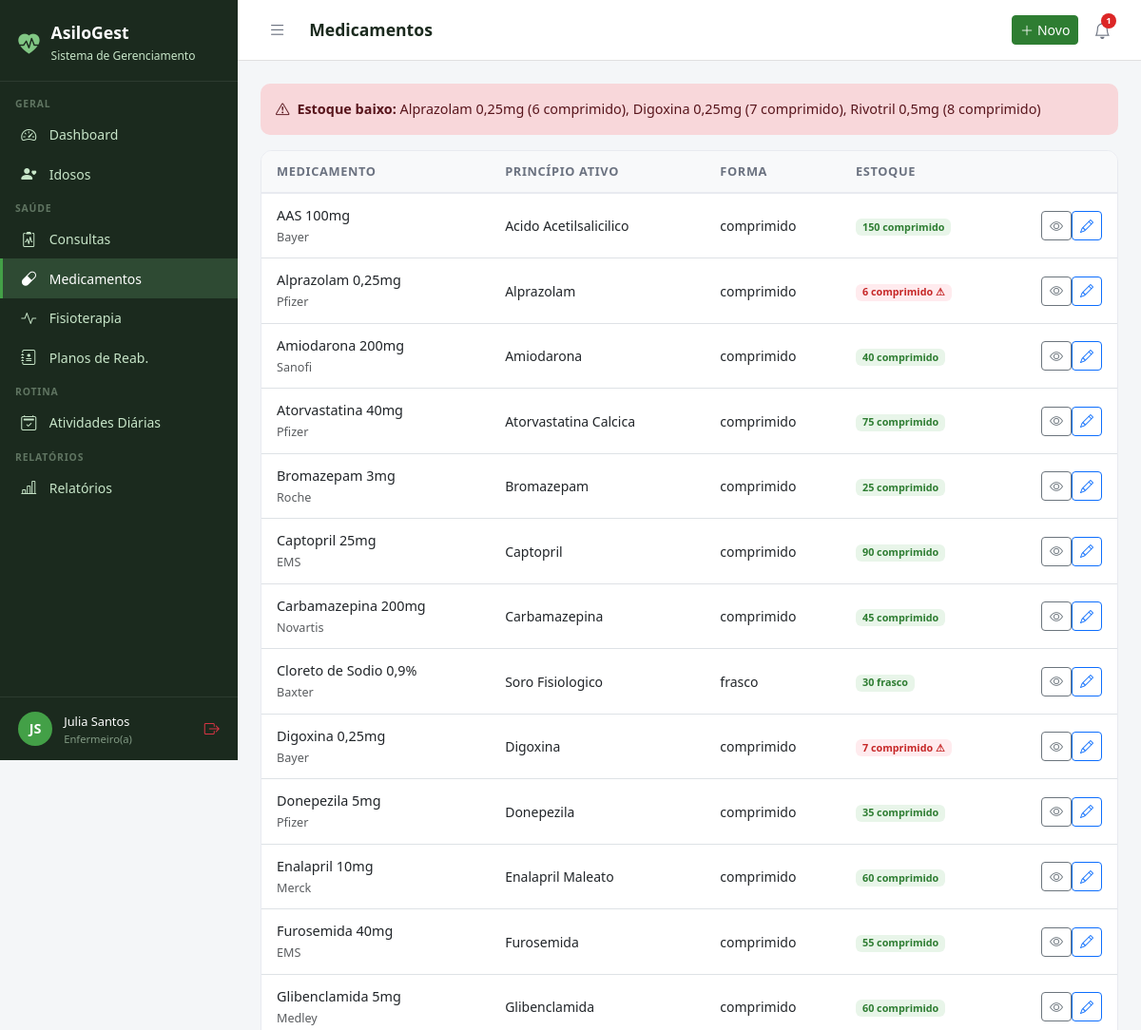
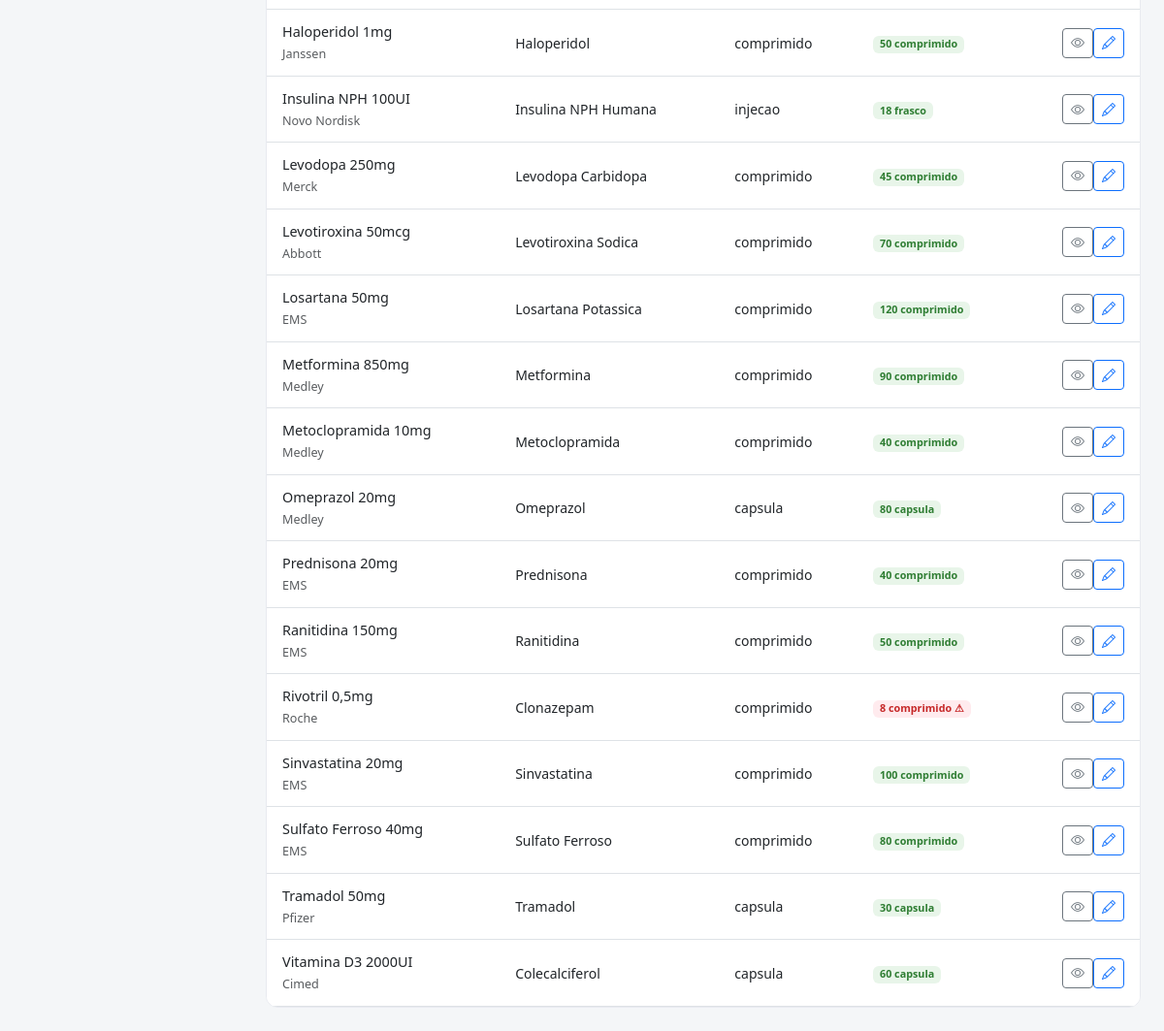
Page /medicamentos/ (signed in) on the committed database (2 pictures, top to bottom).
### core/models.py (models this page shows, shortened)
class Usuario(AbstractUser):
    PERFIL_CHOICES = [
        ('administrador', 'Administrador'),
        ('medico', 'Médico'),
        ('fisioterapeuta', 'Fisioterapeuta'),
        ('enfermeiro', 'Enfermeiro(a)'),
        ('recepcionista', 'Recepcionista'),
        ('familiar', 'Familiar do Idoso'),
    ]
    perfil = models.CharField(
        max_length=20, choices=PERFIL_CHOICES,
        default='recepcionista', verbose_name='Perfil de Acesso'
    )
    telefone = models.CharField(max_length=15, blank=True, verbose_name='Telefone')
    cpf = models.CharField(max_length=14, unique=True, null=True, blank=True, verbose_name='CPF')
    foto = models.ImageField(upload_to='usuarios/', blank=True, null=True, verbose_name='Foto')
    data_nascimento = models.DateField(null=True, blank=True, verbose_name='Data de Nascimento')
    especialidade = models.CharField(
        max_length=100, blank=True, verbose_name='Especialidade',
        help_text='Preencha para Médico ou Fisioterapeuta'
    )
    data_admissao = models.DateField(null=True, blank=True, verbose_name='Data de Admissão')
    primeiro_acesso = models.BooleanField(
        default=True, verbose_name='Primeiro Acesso',
        help_text='Usuário deve definir senha no primeiro login'
    )
    ativo = models.BooleanField(default=True, verbose_name='Ativo')
    criado_em = models.DateTimeField(auto_now_add=True)
    class Meta:
        verbose_name = 'Usuário'
        verbose_name_plural = 'Usuários'
        ordering = ['first_name', 'last_name']
    @property
    def is_administrador(self):
        return self.perfil == 'administrador' or self.is_superuser
    @property
    def is_medico(self):
        return self.perfil == 'medico'
    @property
    def is_fisioterapeuta(self):
        return self.perfil == 'fisioterapeuta'
    @property
    def is_enfermeiro(self):
        return self.perfil == 'enfermeiro'
    @property
    def is_recepcionista(self):
        return self.perfil == 'recepcionista'
    @property
    def is_familiar(self):
        return self.perfil == 'familiar'
    @property
    def pode_ver_saude(self):
        return (self.is_administrador or self.is_medico
                or self.is_fisioterapeuta or self.is_enfermeiro)
    @property
    def pode_cadastrar_usuarios(self):
        return self.is_administrador or self.is_recepcionista
    @property
    def pode_administrar(self):
        return self.is_administrador

### medicamentos/models.py (models this page shows, shortened)
class Medicamento(models.Model):
    nome = models.CharField(max_length=150, verbose_name='Nome do Medicamento')
    principio_ativo = models.CharField(max_length=150, blank=True)
    fabricante = models.CharField(max_length=100, blank=True)
    forma = models.CharField(max_length=50, blank=True, verbose_name='Forma Farmacêutica', help_text='Ex: comprimido, xarope, injeção')
    estoque_atual = models.IntegerField(default=0, verbose_name='Estoque Atual')
    estoque_minimo = models.IntegerField(default=10, verbose_name='Estoque Mínimo')
    unidade = models.CharField(max_length=20, default='unidade', verbose_name='Unidade de Medida')
    observacoes = models.TextField(blank=True)
    ativo = models.BooleanField(default=True)
    criado_em = models.DateTimeField(auto_now_add=True)
    class Meta:
        verbose_name = 'Medicamento'
        verbose_name_plural = 'Medicamentos'
        ordering = ['nome']
    @property
    def estoque_baixo(self):
        return self.estoque_atual <= self.estoque_minimo

### medicamentos/views.py (the view, shortened to what this page needs)
# urls.py: path('', views.lista, name='lista'),
@login_required
def lista(request):
    user = request.user
    if not user.pode_ver_saude:
        messages.error(request, 'Acesso negado.')
        return redirect('dashboard')
    q = request.GET.get('q', '')
    meds = Medicamento.objects.filter(ativo=True)
    if q:
        meds = meds.filter(Q(nome__icontains=q) | Q(principio_ativo__icontains=q))
    alertas_estoque = Medicamento.objects.filter(estoque_atual__lte=10, ativo=True)
    return render(request, 'medicamentos/lista.html', {'medicamentos': meds, 'q': q, 'alertas': alertas_estoque})

### core/context_processors.py (called while the page is built, shortened)
def notificacoes(request):
    if not request.user.is_authenticated:
        return {}
    user = request.user
    notifs = []
    try:
        if user.is_administrador or user.is_medico or user.is_enfermeiro:
            from medicamentos.models import Medicamento
            from django.db.models import F
            count = Medicamento.objects.filter(
                estoque_atual__lte=F('estoque_minimo'), ativo=True).count()
            if count:
                notifs.append({
                    'tipo': 'danger',
                    'icone': 'capsule-pill',
                    'texto': f'{count} medicamento(s) com estoque baixo',
                    'url': 'medicamentos:lista',
                })
    except Exception:
        pass
    return {
        'notificacoes': notifs,
        'notif_count': len(notifs),
    }

### templates/medicamentos/lista.html
{% extends 'base.html' %}
{% block title %}Medicamentos{% endblock %}{% block page_title %}Medicamentos{% endblock %}
{% block topbar_actions %}<a href="{% url 'medicamentos:novo' %}" class="btn btn-primary btn-sm"><i class="bi bi-plus-lg me-1"></i>Novo</a>{% endblock %}
{% block content %}
{% if alertas %}<div class="alert alert-danger mb-3"><i class="bi bi-exclamation-triangle me-2"></i><strong>Estoque baixo:</strong> {% for m in alertas %}{{ m.nome }} ({{ m.estoque_atual }} {{ m.unidade }}){% if not forloop.last %}, {% endif %}{% endfor %}</div>{% endif %}
<div class="table-card"><table class="table table-hover">
<thead><tr><th>Medicamento</th><th>Princípio Ativo</th><th>Forma</th><th>Estoque</th><th></th></tr></thead>
<tbody>{% for m in medicamentos %}<tr>
  <td><div style="font-weight:500;">{{ m.nome }}</div><small class="text-muted">{{ m.fabricante }}</small></td>
  <td style="font-size:.875rem;">{{ m.principio_ativo|default:"–" }}</td>
  <td style="font-size:.875rem;">{{ m.forma|default:"–" }}</td>
  <td>
    {% if m.estoque_baixo %}<span class="badge" style="background:#FFEBEE;color:#C62828;">{{ m.estoque_atual }} {{ m.unidade }} ⚠</span>
    {% else %}<span class="badge" style="background:#E8F5E9;color:#2E7D32;">{{ m.estoque_atual }} {{ m.unidade }}</span>{% endif %}
  </td>
  <td class="text-end"><a href="{% url 'medicamentos:detalhe' m.pk %}" class="btn btn-sm btn-outline-secondary"><i class="bi bi-eye"></i></a><a href="{% url 'medicamentos:editar' m.pk %}" class="btn btn-sm btn-outline-primary"><i class="bi bi-pencil"></i></a></td>
</tr>{% empty %}<tr><td colspan="5" class="text-center py-4 text-muted">Nenhum medicamento cadastrado.</td></tr>{% endfor %}</tbody>
</table></div>{% endblock %}

### templates/base.html (shortened to what this page needs)
<!DOCTYPE html>
<html lang="pt-br">
<head>
  <link href="https://cdn.jsdelivr.net/npm/bootstrap@5.3.0/dist/css/bootstrap.min.css" rel="stylesheet">
  <link href="https://cdn.jsdelivr.net/npm/bootstrap-icons@1.11.0/font/bootstrap-icons.css" rel="stylesheet">
</head>
<body>
{% if user.is_authenticated %}
<div id="sidebar">
  <div class="sidebar-brand">
    <i class="bi bi-heart-pulse-fill" style="color:#81C784;font-size:1.4rem;"></i>
    <div>
      <h5 style="margin:0;">AsiloGest</h5>
      <small>Sistema de Gerenciamento</small>
    </div>
  </div>
  <nav class="sidebar-nav">
    <div class="nav-section">Geral</div>
    <a href="{% url 'dashboard' %}" class="sidebar-link {% if request.resolver_match.url_name == 'dashboard' %}active{% endif %}">
      <i class="bi bi-speedometer2"></i> Dashboard
    </a>
    <a href="{% url 'idosos:lista' %}" class="sidebar-link">
      <i class="bi bi-person-heart"></i>
      {% if user.is_familiar %}Meus Familiares{% else %}Idosos{% endif %}
    </a>
    {% if user.pode_ver_saude or user.is_familiar %}
    <div class="nav-section">Saúde</div>
    <a href="{% url 'consultas:lista' %}" class="sidebar-link">
      <i class="bi bi-clipboard2-pulse"></i> Consultas
    </a>
    <a href="{% url 'medicamentos:lista' %}" class="sidebar-link">
      <i class="bi bi-capsule"></i> Medicamentos
    </a>
    <a href="{% url 'fisioterapia:lista' %}" class="sidebar-link">
      <i class="bi bi-activity"></i> Fisioterapia
    </a>
    {% if user.pode_ver_saude and not user.is_familiar %}
    <a href="{% url 'fisioterapia:planos_lista' %}" class="sidebar-link">
      <i class="bi bi-journal-medical"></i> Planos de Reab.
    </a>
    {% endif %}
    {% endif %}
    <div class="nav-section">Rotina</div>
    <a href="{% url 'atividades:lista' %}" class="sidebar-link">
      <i class="bi bi-calendar2-check"></i> Atividades Diárias
    </a>
    {% if user.pode_ver_saude or user.pode_administrar %}
    <div class="nav-section">Relatórios</div>
    <a href="{% url 'relatorios:lista' %}" class="sidebar-link">
      <i class="bi bi-bar-chart-line"></i> Relatórios
    </a>
    {% endif %}
  </nav>
  <div class="sidebar-user">
    <div class="avatar">{{ user.first_name|first|upper }}{{ user.last_name|first|upper }}</div>
    <div class="info" style="min-width:0;flex:1;">
      <span>{{ user.get_full_name|truncatechars:18 }}</span>
      <small>{{ user.get_perfil_display }}</small>
    </div>
    <a href="{% url 'logout' %}" class="text-danger" title="Sair" style="flex-shrink:0;">
      <i class="bi bi-box-arrow-right"></i>
    </a>
  </div>
</div>
<div id="main">
  <div class="topbar">
    <div class="topbar-left">
      <button class="btn-toggle-sidebar" onclick="toggleSidebar()" title="Menu">
        <i class="bi bi-list"></i>
      </button>
      <h4>{% block page_title %}{% endblock %}</h4>
    </div>
    <div class="d-flex align-items-center gap-2">
      {% block topbar_actions %}{% endblock %}
      <div style="position:relative;">
        <button class="notif-btn" id="notifBtn" onclick="toggleNotif()" title="Notificações">
          <i class="bi bi-bell"></i>
          {% if notif_count %}
          <span class="notif-badge">{{ notif_count }}</span>
          {% endif %}
        </button>
      </div>
    </div>
  </div>
  <div class="content">
    {% block content %}{% endblock %}
  </div>
</div>
{% else %}
{% block full_content %}{% endblock %}
{% endif %}
</body>
</html>

### templates/base.html (style rules this page uses)
:root { --sidebar-width: 250px; --primary: #2E7D32; --primary-light: #43A047; --accent: #1565C0; --bg-sidebar: #1B2A1E; --bg-sidebar-hover: #2E4A33; --text-sidebar: #C8E6C9; --transition: 0.3s ease; }
body { background: #F4F6F8; font-family: 'Segoe UI', sans-serif; }
#sidebar { position: fixed; top: 0; left: 0; width: var(--sidebar-width); height: 100vh; background: var(--bg-sidebar); z-index: 1000; display: flex; flex-direction: column; overflow-y: auto; transition: transform var(--transition); }
.sidebar-brand { padding: 1.5rem 1.2rem 1rem; border-bottom: 1px solid rgba(255,255,255,0.08); display: flex; align-items: center; gap: .75rem; }
.sidebar-brand h5 { color: #fff; font-weight: 700; margin: 0; font-size: 1.1rem; }
.sidebar-brand small { color: var(--text-sidebar); font-size: .75rem; }
.sidebar-nav { padding: .5rem 0; flex: 1; }
.nav-section { padding: .5rem 1rem .2rem; color: rgba(200,230,201,.4); font-size: .65rem; font-weight: 700; letter-spacing: .08em; text-transform: uppercase; }
.sidebar-link { display: flex; align-items: center; gap: .65rem; padding: .55rem 1.2rem; color: var(--text-sidebar); text-decoration: none; font-size: .875rem; transition: all .2s; border-left: 3px solid transparent; }
.sidebar-link:hover, .sidebar-link.active { background: var(--bg-sidebar-hover); color: #fff; border-left-color: var(--primary-light); }
.sidebar-link i { font-size: 1rem; width: 1.2rem; }
.sidebar-user { padding: .8rem 1.2rem; border-top: 1px solid rgba(255,255,255,0.08); display: flex; align-items: center; gap: .75rem; }
.sidebar-user .avatar { width: 36px; height: 36px; background: var(--primary-light); border-radius: 50%; display: flex; align-items: center; justify-content: center; color: #fff; font-weight: 700; font-size: .9rem; flex-shrink: 0; }
.sidebar-user .info small { color: rgba(200,230,201,.6); font-size: .7rem; display: block; }
.sidebar-user .info span { color: #fff; font-size: .8rem; }
#main { margin-left: var(--sidebar-width); min-height: 100vh; display: flex; flex-direction: column; transition: margin-left var(--transition); }
.topbar { background: #fff; border-bottom: 1px solid #E0E0E0; padding: .75rem 1.5rem; display: flex; align-items: center; justify-content: space-between; position: sticky; top: 0; z-index: 999; }
.topbar-left { display: flex; align-items: center; gap: 1rem; }
.topbar h4 { margin: 0; font-size: 1.1rem; font-weight: 600; color: #1B2A1E; }
.btn-toggle-sidebar { background: none; border: none; padding: .4rem .5rem; color: #6B7280; cursor: pointer; border-radius: 6px; font-size: 1.2rem; line-height: 1; transition: background .2s, color .2s; }
.notif-btn { position: relative; background: none; border: none; padding: .4rem .5rem; color: #6B7280; cursor: pointer; border-radius: 6px; font-size: 1.1rem; transition: background .2s, color .2s; }
.notif-badge { position: absolute; top: 2px; right: 2px; background: #DC2626; color: #fff; font-size: .6rem; font-weight: 700; min-width: 16px; height: 16px; border-radius: 8px; padding: 0 4px; display: flex; align-items: center; justify-content: center; }
.content { padding: 1.5rem; flex: 1; }
.table-card { background: #fff; border-radius: 12px; border: 1px solid #E8EAF0; overflow: hidden; }
.table-card .table { margin: 0; }
.table thead th { background: #F8F9FA; border-bottom: 2px solid #E8EAF0; font-size: .8rem; font-weight: 600; color: #6B7280; text-transform: uppercase; letter-spacing: .05em; padding: .75rem 1rem; }
.table td { padding: .75rem 1rem; vertical-align: middle; font-size: .9rem; }
.alert { border-radius: 10px; border: none; font-size: .9rem; }
.btn-primary { background: var(--primary); border-color: var(--primary); }

### rows in the picture
Usuario: first_name|first "J", last_name|first "S", get_full_name "Julia Santos", perfil "Enfermeiro(a)"
Medicamento: nome "Alprazolam 0,25mg", estoque_atual "6", unidade "comprimido", fabricante "Pfizer", principio_ativo "Alprazolam", forma "comprimido"
Medicamento: nome "Digoxina 0,25mg", estoque_atual "7", unidade "comprimido", fabricante "Bayer", principio_ativo "Digoxina", forma "comprimido"
Medicamento: nome "Rivotril 0,5mg", estoque_atual "8", unidade "comprimido", fabricante "Roche", principio_ativo "Clonazepam", forma "comprimido"
Medicamento: nome "AAS 100mg", fabricante "Bayer", principio_ativo "Acido Acetilsalicilico", forma "comprimido", estoque_atual "150", unidade "comprimido"
Medicamento: nome "Amiodarona 200mg", fabricante "Sanofi", principio_ativo "Amiodarona", forma "comprimido", estoque_atual "40", unidade "comprimido"
Medicamento: nome "Atorvastatina 40mg", fabricante "Pfizer", principio_ativo "Atorvastatina Calcica", forma "comprimido", estoque_atual "75", unidade "comprimido"
Medicamento: nome "Bromazepam 3mg", fabricante "Roche", principio_ativo "Bromazepam", forma "comprimido", estoque_atual "25", unidade "comprimido"
Medicamento: nome "Captopril 25mg", fabricante "EMS", principio_ativo "Captopril", forma "comprimido", estoque_atual "90", unidade "comprimido"
Medicamento: nome "Carbamazepina 200mg", fabricante "Novartis", principio_ativo "Carbamazepina", forma "comprimido", estoque_atual "45", unidade "comprimido"
Medicamento: nome "Cloreto de Sodio 0,9%", fabricante "Baxter", principio_ativo "Soro Fisiologico", forma "frasco", estoque_atual "30", unidade "frasco"
Medicamento: nome "Donepezila 5mg", fabricante "Pfizer", principio_ativo "Donepezila", forma "comprimido", estoque_atual "35", unidade "comprimido"
Medicamento: nome "Enalapril 10mg", fabricante "Merck", principio_ativo "Enalapril Maleato", forma "comprimido", estoque_atual "60", unidade "comprimido"
Medicamento: nome "Furosemida 40mg", fabricante "EMS", principio_ativo "Furosemida", forma "comprimido", estoque_atual "55", unidade "comprimido"
Medicamento: nome "Glibenclamida 5mg", fabricante "Medley", principio_ativo "Glibenclamida", forma "comprimido", estoque_atual "60", unidade "comprimido"
Medicamento: nome "Haloperidol 1mg", fabricante "Janssen", principio_ativo "Haloperidol", forma "comprimido", estoque_atual "50", unidade "comprimido"
Medicamento: nome "Insulina NPH 100UI", fabricante "Novo Nordisk", principio_ativo "Insulina NPH Humana", forma "injecao", estoque_atual "18", unidade "frasco"
Medicamento: nome "Levodopa 250mg", fabricante "Merck", principio_ativo "Levodopa Carbidopa", forma "comprimido", estoque_atual "45", unidade "comprimido"
Medicamento: nome "Levotiroxina 50mcg", fabricante "Abbott", principio_ativo "Levotiroxina Sodica", forma "comprimido", estoque_atual "70", unidade "comprimido"
Medicamento: nome "Losartana 50mg", fabricante "EMS", principio_ativo "Losartana Potassica", forma "comprimido", estoque_atual "120", unidade "comprimido"
Medicamento: nome "Metformina 850mg", fabricante "Medley", principio_ativo "Metformina", forma "comprimido", estoque_atual "90", unidade "comprimido"
Medicamento: nome "Metoclopramida 10mg", fabricante "Medley", principio_ativo "Metoclopramida", forma "comprimido", estoque_atual "40", unidade "comprimido"
Medicamento: nome "Omeprazol 20mg", fabricante "Medley", principio_ativo "Omeprazol", forma "capsula", estoque_atual "80", unidade "capsula"
Medicamento: nome "Prednisona 20mg", fabricante "EMS", principio_ativo "Prednisona", forma "comprimido", estoque_atual "40", unidade "comprimido"
Medicamento: nome "Ranitidina 150mg", fabricante "EMS", principio_ativo "Ranitidina", forma "comprimido", estoque_atual "50", unidade "comprimido"
Medicamento: nome "Sinvastatina 20mg", fabricante "EMS", principio_ativo "Sinvastatina", forma "comprimido", estoque_atual "100", unidade "comprimido"
Medicamento: nome "Sulfato Ferroso 40mg", fabricante "EMS", principio_ativo "Sulfato Ferroso", forma "comprimido", estoque_atual "80", unidade "comprimido"
Medicamento: nome "Tramadol 50mg", fabricante "Pfizer", principio_ativo "Tramadol", forma "capsula", estoque_atual "30", unidade "capsula"
Medicamento: nome "Vitamina D3 2000UI", fabricante "Cimed", principio_ativo "Colecalciferol", forma "capsula", estoque_atual "60", unidade "capsula"

### other values in the picture
{{ notif_count }} "1"
